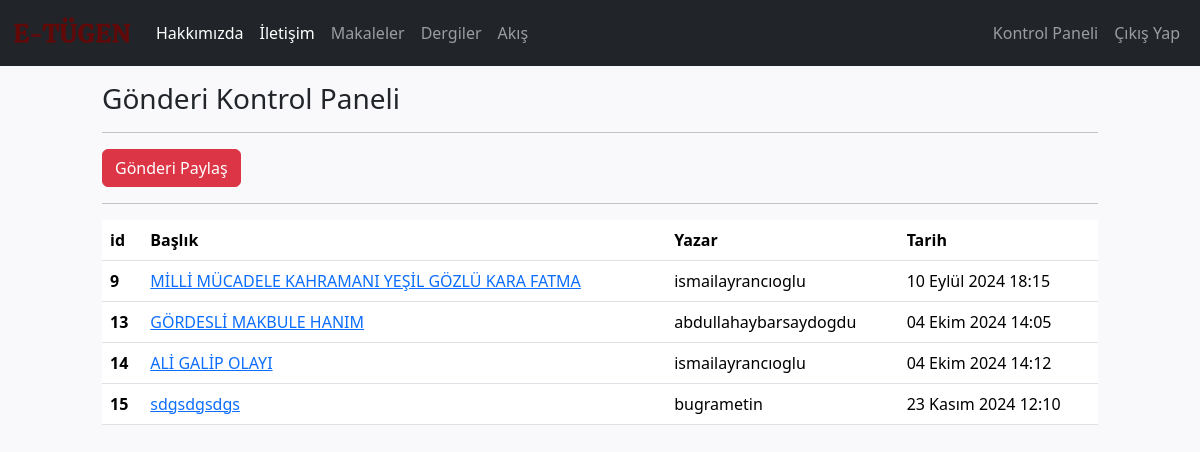
The app's page /posts/dashpost/ (signed in) with its own data.
### posts/models.py (models this page shows, shortened)
class Post(models.Model):
    author = models.ForeignKey("auth.User",on_delete= models.CASCADE,verbose_name = "Paylaşan")
    yazar = models.CharField(max_length=25,verbose_name= "Yazar İsmi",blank=True,null=True)
    date = models.DateField(verbose_name= "Yazım Tarihi",blank=True,null=True)
    source = RichTextField(verbose_name = "Kaynakça",default="")
    imageOne = models.ImageField(blank=True,null=True, verbose_name = "Ek 1")
    descriptionOne = models.CharField(max_length=400, verbose_name="Ek 1 Açıklama",blank = True, null=True)
    imageTwo = models.ImageField(blank=True,null=True, verbose_name = "Ek 2")
    descriptionTwo = models.CharField(max_length=400, verbose_name="Ek 2 Açıklama",blank = True, null=True)
    imageThree = models.ImageField(blank=True,null=True, verbose_name = "Ek 3")
    descriptionThree = models.CharField(max_length=400, verbose_name="Ek 3 Açıklama",blank = True, null=True)
    title = models.CharField(max_length=50, verbose_name="Başlık")
    content = RichTextField(verbose_name= "İçerik")
    created_date = models.DateTimeField(auto_now_add=True, verbose_name = "Oluşturulma Tarihi")

### posts/views.py (the view)
# urls.py: path("dashpost/",views.dashpost, name = "dashpost"),
@login_required
def dashpost(request):
    if request.user.is_superuser :
        posts = Post.objects.all()
    else:
        posts = Post.objects.filter(author = request.user)
    context = {
    "posts":posts
    }
    return render(request,"dashpost.html",context)

### templates/dashpost.html (shortened to what this page needs)
{% extends "layout.html" %}
{% block body %}
<div class = "row mt-3">
    <div class = "col-md-10 mx-auto">
        <h3>Gönderi Kontrol Paneli</h3>
        <hr>
        <a class = "btn btn-danger" href = "{%url 'posts:addpost'%}">Gönderi Paylaş</a>
        <hr>
        {% if posts %}
            <table class = "table">
                <thead>
                    <tr>
                        <th scope="col">id</th>
                        <th scope="col">Başlık</th>
                        <th scope="col">Yazar</th>
                        <th scope="col">Tarih</th>
                    </tr>
                </thead>
                <tbody>
                    {% for post in posts %}
                        <tr>
                            <th scope="row">{{post.id}}</th>
                            <td><a href="{% url 'posts:detail' post.id %}">{{post.title}}</a></td>
                            <td>{{post.author.username}}</td>
                            <td>{{post.created_date}}</td>
                        </tr>
                    {% endfor %}
                </tbody>
            </table>
        {% else %}
            <div class="alert alert-danger">
                Henüz Bir Gönderi Paylaşmadınız
            </div>
        {% endif %}
    </div>
</div>
{% endblock body %}

### static/css/style.css (style rules this page uses)
body { background-color: #F9F9FC; }

### records on screen
Post: id "9", title "MİLLİ MÜCADELE KAHRAMANI YEŞİL GÖZLÜ KARA FATMA", author.username "ismailayrancıoglu", created_date "10 Eylül 2024 18:15"
Post: id "13", title "GÖRDESLİ MAKBULE HANIM", author.username "abdullahaybarsaydogdu", created_date "04 Ekim 2024 14:05"
Post: id "14", title "ALİ GALİP OLAYI", author.username "ismailayrancıoglu", created_date "04 Ekim 2024 14:12"
Post: id "15", title "sdgsdgsdgs", author.username "bugrametin", created_date "23 Kasım 2024 12:10"
